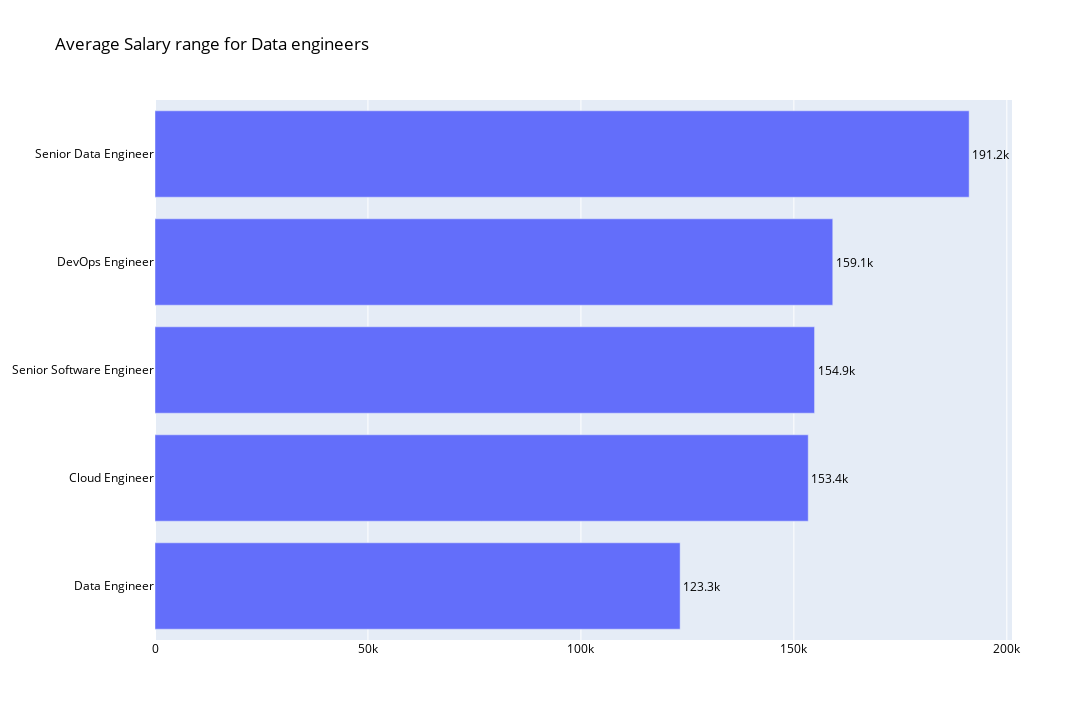

Source (notebook cell):
### Code cell
# average per_annum by job title where the count is at least 5 and the job title contains engineer
eng_sal = valid_sals[valid_sals['jobTitle'].str.contains('engineer', case=False)]
sal_avg = valid_sals.groupby('jobTitle')['per_annum'].mean().reset_index()
eng_count = eng_sal.groupby('jobTitle')['per_annum'].count().reset_index()
eng_count = eng_count[eng_count['per_annum'] > 5]
sal_avg = sal_avg.merge(eng_count, on='jobTitle')
sal_avg = sal_avg.sort_values(by='per_annum_x', ascending=True)
sal_avg = sal_avg.tail(30)
fig = go.Figure(data=[go.Bar(y=sal_avg['jobTitle'], x=sal_avg['per_annum_x'],
                            orientation='h', text=sal_avg['per_annum_x'],
                            textposition='outside',
                            showlegend=False,
                            texttemplate='%{text:.4s}'
                            )
                            ])
# increase the font size and make it black and bold
fig.update_layout(font=dict(size=12, color='black'))
fig.update_layout(title_text='Average Salary range for Data engineers')
fig.update_layout(width=1280, height=720)
fig.show()

### Figure 1 — Plotly figure (JSON) as saved in the notebook; plotly's stock layout.template omitted (floating-point values rounded to 4 significant figures)
{"data": [{"orientation": "h", "showlegend": false, "text": [123300.0, 153375, 154900.0, 159100.0, 191200.0], "textposition": "outside", "texttemplate": "%{text:.4s}", "type": "bar", "x": [123300.0, 153375, 154900.0, 159100.0, 191200.0], "y": ["Data Engineer", "Cloud Engineer", "Senior Software Engineer", "DevOps Engineer", "Senior Data Engineer"]}], "layout": {"font": {"color": "black", "size": 12}, "height": 720, "title": {"text": "Average Salary range for Data engineers"}, "width": 1280}}
